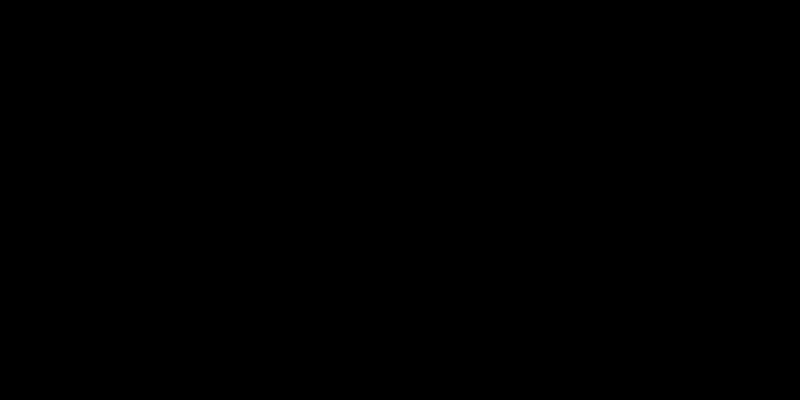
Frame 1 (no input)
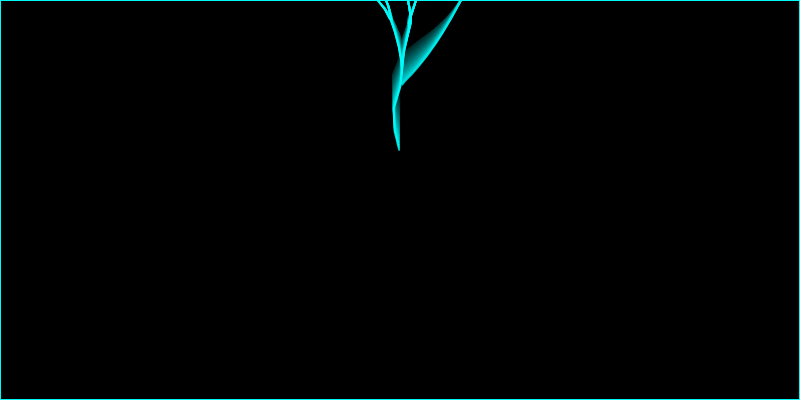
Frame 60 (no input)
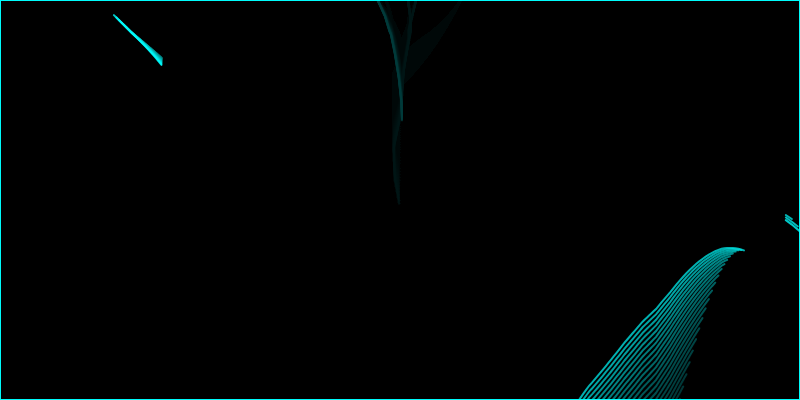
Frame 120 (the mouse pressed at the canvas centre since frame 60)

The p5.js sketch that drew these frames (run headless with seeded random() and noise() and a simulated clock; from frame 60 on, the mouse is pressed at the canvas centre):

// p5.js sketch
// ── sketch.js
let veins = [];
let branchChance = 0.03;
let maxDepth = 6;
let currentId = 0;

function setup() {
  createCanvas(800, 400);
  background(0);
  
  // Start with a single vein
  veins.push({
    id: currentId++,
    x: width / 2,
    y: height / 2,
    angle: random(TWO_PI),
    length: random(3, 8),
    depth: 0,
    color: color(0, 255, 255, 200),
    segments: []
  });
}

function draw() {
  // Semi-transparent overlay for trail effect
  fill(0, 15);
  rect(0, 0, width, height);
  
  // Update and draw veins
  for (let i = veins.length - 1; i >= 0; i--) {
    let vein = veins[i];
    
    // Move vein forward
    vein.x += cos(vein.angle) * vein.length;
    vein.y += sin(vein.angle) * vein.length;
    
    // Add to segments for drawing
    vein.segments.push({x: vein.x, y: vein.y});
    
    // Occasionally change direction with a more organic feel
    if (random() < 0.15) {
      vein.angle += random(-0.3, 0.3);
    }
    
    // Occasionally branch
    if (vein.depth < maxDepth && random() < branchChance) {
      let newVein = {
        id: currentId++,
        x: vein.x,
        y: vein.y,
        angle: vein.angle + random(-0.4, 0.4),
        length: random(3, 8),
        depth: vein.depth + 1,
        color: vein.color,
        segments: []
      };
      veins.push(newVein);
    }
    
    // Draw the vein with a pulsing effect
    noFill();
    stroke(vein.color);
    strokeWeight(2);
    beginShape();
    for (let seg of vein.segments) {
      let pulse = sin(frameCount * 0.03 + seg.x * 0.01) * 0.5 + 1;
      vertex(seg.x, seg.y * pulse);
    }
    endShape();
    
    // Remove old segments to keep the trail
    if (vein.segments.length > 150) {
      vein.segments.shift();
    }
    
    // Remove veins that are off-screen or too old
    if (vein.x < -100 || vein.x > width + 100 || 
        vein.y < -100 || vein.y > height + 100 ||
        vein.segments.length > 400) {
      veins.splice(i, 1);
    }
  }
  
  // Occasionally add a new vein
  if (random() < 0.02 && veins.length < 80) {
    let angle = random(TWO_PI);
    veins.push({
      id: currentId++,
      x: random(width),
      y: random(height),
      angle: angle,
      length: random(3, 8),
      depth: 0,
      color: color(0, 255, 255, 200),
      segments: []
    });
  }
}
